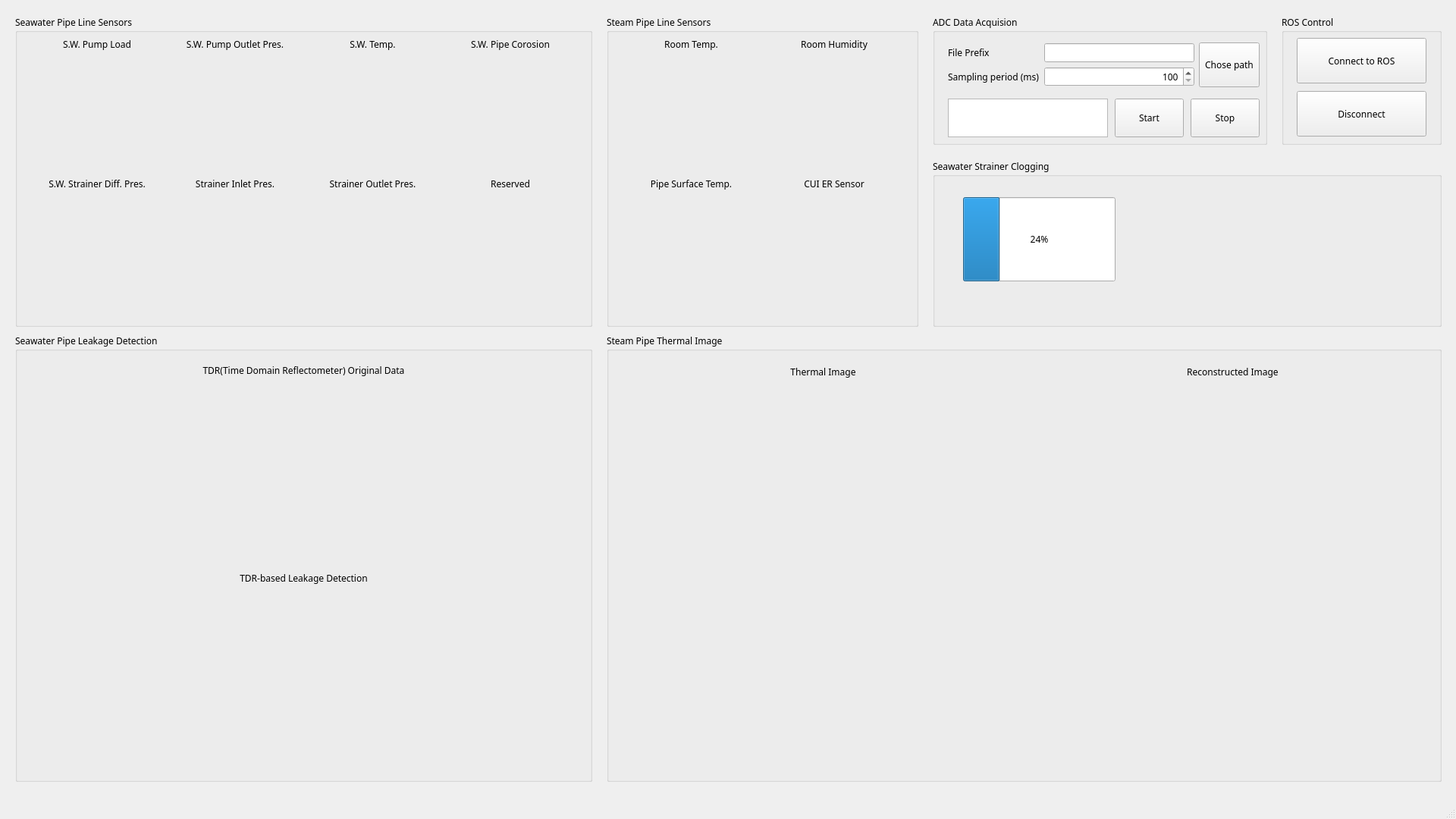
<?xml version="1.0" encoding="UTF-8"?>
<ui version="4.0">
 <class>MainWindow</class>
 <widget class="QMainWindow" name="MainWindow">
  <property name="geometry">
   <rect>
    <x>0</x>
    <y>0</y>
    <width>1920</width>
    <height>1080</height>
   </rect>
  </property>
  <property name="font">
   <font>
    <family>Adobe Heiti Std R</family>
    <pointsize>9</pointsize>
   </font>
  </property>
  <property name="windowTitle">
   <string>MainWindow</string>
  </property>
  <widget class="QWidget" name="centralwidget">
   <widget class="QGroupBox" name="SewaterPipeGroup">
    <property name="geometry">
     <rect>
      <x>20</x>
      <y>20</y>
      <width>761</width>
      <height>411</height>
     </rect>
    </property>
    <property name="title">
     <string>Seawater Pipe Line Sensors</string>
    </property>
    <widget class="QWidget" name="verticalLayoutWidget_4">
     <property name="geometry">
      <rect>
       <x>20</x>
       <y>30</y>
       <width>721</width>
       <height>361</height>
      </rect>
     </property>
     <layout class="QVBoxLayout" name="verticalLayout_4">
      <item>
       <layout class="QHBoxLayout" name="horizontalLayout">
        <item>
         <layout class="QVBoxLayout" name="verticalLayout" stretch="0,1">
          <item>
           <widget class="QLabel" name="label">
            <property name="font">
             <font>
              <pointsize>9</pointsize>
             </font>
            </property>
            <property name="text">
             <string>S.W. Pump Load</string>
            </property>
            <property name="alignment">
             <set>Qt::AlignCenter</set>
            </property>
           </widget>
          </item>
          <item>
           <widget class="AnalogGaugeWidget" name="gauge_widget_pump_load" native="true"/>
          </item>
         </layout>
        </item>
        <item>
         <layout class="QVBoxLayout" name="verticalLayout_2" stretch="0,1">
          <item>
           <widget class="QLabel" name="label_2">
            <property name="font">
             <font>
              <pointsize>9</pointsize>
             </font>
            </property>
            <property name="text">
             <string>S.W. Pump Outlet Pres.</string>
            </property>
            <property name="alignment">
             <set>Qt::AlignCenter</set>
            </property>
           </widget>
          </item>
          <item>
           <widget class="AnalogGaugeWidget" name="gauge_widget_pump_out_pres" native="true"/>
          </item>
         </layout>
        </item>
        <item>
         <layout class="QVBoxLayout" name="verticalLayout_3" stretch="0,1">
          <item>
           <widget class="QLabel" name="label_3">
            <property name="font">
             <font>
              <pointsize>9</pointsize>
             </font>
            </property>
            <property name="text">
             <string>S.W. Temp.</string>
            </property>
            <property name="alignment">
             <set>Qt::AlignCenter</set>
            </property>
           </widget>
          </item>
          <item>
           <widget class="AnalogGaugeWidget" name="gauge_widget_sw_temp" native="true"/>
          </item>
         </layout>
        </item>
        <item>
         <layout class="QVBoxLayout" name="verticalLayout_18" stretch="0,1">
          <item>
           <widget class="QLabel" name="label_21">
            <property name="font">
             <font>
              <pointsize>9</pointsize>
             </font>
            </property>
            <property name="text">
             <string>S.W. Pipe Corosion</string>
            </property>
            <property name="alignment">
             <set>Qt::AlignCenter</set>
            </property>
           </widget>
          </item>
          <item>
           <widget class="AnalogGaugeWidget" name="gauge_widget_pipe_corosion" native="true"/>
          </item>
         </layout>
        </item>
       </layout>
      </item>
      <item>
       <layout class="QHBoxLayout" name="horizontalLayout_2">
        <item>
         <layout class="QVBoxLayout" name="verticalLayout_5" stretch="0,1">
          <item>
           <widget class="QLabel" name="label_4">
            <property name="font">
             <font>
              <pointsize>9</pointsize>
             </font>
            </property>
            <property name="text">
             <string>S.W. Strainer Diff. Pres.</string>
            </property>
            <property name="alignment">
             <set>Qt::AlignCenter</set>
            </property>
           </widget>
          </item>
          <item>
           <widget class="AnalogGaugeWidget" name="gauge_widget_strainer_diff" native="true"/>
          </item>
         </layout>
        </item>
        <item>
         <layout class="QVBoxLayout" name="verticalLayout_6" stretch="0,1">
          <item>
           <widget class="QLabel" name="label_5">
            <property name="font">
             <font>
              <pointsize>9</pointsize>
             </font>
            </property>
            <property name="text">
             <string>Strainer Inlet Pres.</string>
            </property>
            <property name="alignment">
             <set>Qt::AlignCenter</set>
            </property>
           </widget>
          </item>
          <item>
           <widget class="AnalogGaugeWidget" name="gauge_widget_strainer_inlet_pres" native="true"/>
          </item>
         </layout>
        </item>
        <item>
         <layout class="QVBoxLayout" name="verticalLayout_7" stretch="0,1">
          <item>
           <widget class="QLabel" name="label_6">
            <property name="font">
             <font>
              <pointsize>9</pointsize>
             </font>
            </property>
            <property name="text">
             <string>Strainer Outlet Pres.</string>
            </property>
            <property name="alignment">
             <set>Qt::AlignCenter</set>
            </property>
           </widget>
          </item>
          <item>
           <widget class="AnalogGaugeWidget" name="gauge_widget_pipe_strainer_outlet_pres" native="true"/>
          </item>
         </layout>
        </item>
        <item>
         <layout class="QVBoxLayout" name="verticalLayout_19" stretch="0,1">
          <item>
           <widget class="QLabel" name="label_22">
            <property name="font">
             <font>
              <pointsize>9</pointsize>
             </font>
            </property>
            <property name="text">
             <string>Reserved</string>
            </property>
            <property name="alignment">
             <set>Qt::AlignCenter</set>
            </property>
           </widget>
          </item>
          <item>
           <widget class="AnalogGaugeWidget" name="gauge_widget_reserved" native="true"/>
          </item>
         </layout>
        </item>
       </layout>
      </item>
     </layout>
    </widget>
   </widget>
   <widget class="QGroupBox" name="SteamPipeGroup">
    <property name="geometry">
     <rect>
      <x>800</x>
      <y>20</y>
      <width>411</width>
      <height>411</height>
     </rect>
    </property>
    <property name="title">
     <string>Steam Pipe Line Sensors</string>
    </property>
    <widget class="QWidget" name="horizontalLayoutWidget">
     <property name="geometry">
      <rect>
       <x>20</x>
       <y>30</y>
       <width>371</width>
       <height>361</height>
      </rect>
     </property>
     <layout class="QHBoxLayout" name="horizontalLayout_3">
      <item>
       <layout class="QVBoxLayout" name="verticalLayout_13">
        <item>
         <layout class="QVBoxLayout" name="verticalLayout_9" stretch="0,1">
          <item>
           <widget class="QLabel" name="label_7">
            <property name="font">
             <font>
              <pointsize>9</pointsize>
             </font>
            </property>
            <property name="text">
             <string>Room Temp.</string>
            </property>
            <property name="alignment">
             <set>Qt::AlignCenter</set>
            </property>
           </widget>
          </item>
          <item>
           <widget class="AnalogGaugeWidget" name="gauge_widget_room_temp" native="true"/>
          </item>
         </layout>
        </item>
        <item>
         <layout class="QVBoxLayout" name="verticalLayout_10" stretch="0,1">
          <item>
           <widget class="QLabel" name="label_8">
            <property name="font">
             <font>
              <pointsize>9</pointsize>
             </font>
            </property>
            <property name="text">
             <string>Pipe Surface Temp.</string>
            </property>
            <property name="alignment">
             <set>Qt::AlignCenter</set>
            </property>
           </widget>
          </item>
          <item>
           <widget class="AnalogGaugeWidget" name="gauge_widget_pipe_surface_temp" native="true"/>
          </item>
         </layout>
        </item>
       </layout>
      </item>
      <item>
       <layout class="QVBoxLayout" name="verticalLayout_14">
        <item>
         <layout class="QVBoxLayout" name="verticalLayout_15" stretch="0,1">
          <item>
           <widget class="QLabel" name="label_15">
            <property name="font">
             <font>
              <pointsize>9</pointsize>
             </font>
            </property>
            <property name="text">
             <string>Room Humidity</string>
            </property>
            <property name="alignment">
             <set>Qt::AlignCenter</set>
            </property>
           </widget>
          </item>
          <item>
           <widget class="AnalogGaugeWidget" name="gauge_widget_room_humidity" native="true"/>
          </item>
         </layout>
        </item>
        <item>
         <layout class="QVBoxLayout" name="verticalLayout_16" stretch="0,1">
          <item>
           <widget class="QLabel" name="label_16">
            <property name="font">
             <font>
              <pointsize>9</pointsize>
             </font>
            </property>
            <property name="text">
             <string>CUI ER Sensor</string>
            </property>
            <property name="alignment">
             <set>Qt::AlignCenter</set>
            </property>
           </widget>
          </item>
          <item>
           <widget class="AnalogGaugeWidget" name="gauge_widget_room_cui_sensor" native="true"/>
          </item>
         </layout>
        </item>
       </layout>
      </item>
     </layout>
    </widget>
   </widget>
   <widget class="QGroupBox" name="groupBox">
    <property name="geometry">
     <rect>
      <x>20</x>
      <y>440</y>
      <width>761</width>
      <height>591</height>
     </rect>
    </property>
    <property name="title">
     <string>Seawater Pipe Leakage Detection</string>
    </property>
    <widget class="QWidget" name="verticalLayoutWidget_3">
     <property name="geometry">
      <rect>
       <x>20</x>
       <y>40</y>
       <width>721</width>
       <height>541</height>
      </rect>
     </property>
     <layout class="QVBoxLayout" name="verticalLayout_12">
      <item>
       <layout class="QVBoxLayout" name="verticalLayout_8" stretch="0,1">
        <item>
         <widget class="QLabel" name="label_9">
          <property name="text">
           <string>TDR(Time Domain Reflectometer) Original Data</string>
          </property>
          <property name="alignment">
           <set>Qt::AlignCenter</set>
          </property>
         </widget>
        </item>
        <item>
         <widget class="PlotWidget" name="plot_widget_tdr_original" native="true"/>
        </item>
       </layout>
      </item>
      <item>
       <layout class="QVBoxLayout" name="verticalLayout_11" stretch="0,1">
        <item>
         <widget class="QLabel" name="label_10">
          <property name="text">
           <string>TDR-based Leakage Detection</string>
          </property>
          <property name="alignment">
           <set>Qt::AlignCenter</set>
          </property>
         </widget>
        </item>
        <item>
         <widget class="PlotWidget" name="plot_widget_tdr_detection" native="true"/>
        </item>
       </layout>
      </item>
     </layout>
    </widget>
   </widget>
   <widget class="QGroupBox" name="groupBox_2">
    <property name="geometry">
     <rect>
      <x>800</x>
      <y>440</y>
      <width>1101</width>
      <height>591</height>
     </rect>
    </property>
    <property name="title">
     <string>Steam Pipe Thermal Image</string>
    </property>
    <widget class="QWidget" name="image_widget_thermal" native="true">
     <property name="geometry">
      <rect>
       <x>20</x>
       <y>80</y>
       <width>531</width>
       <height>401</height>
      </rect>
     </property>
     <property name="sizePolicy">
      <sizepolicy hsizetype="Preferred" vsizetype="Preferred">
       <horstretch>0</horstretch>
       <verstretch>0</verstretch>
      </sizepolicy>
     </property>
    </widget>
    <widget class="QWidget" name="image_widget_reconstructed" native="true">
     <property name="geometry">
      <rect>
       <x>560</x>
       <y>80</y>
       <width>531</width>
       <height>401</height>
      </rect>
     </property>
    </widget>
    <widget class="QLabel" name="label_11">
     <property name="geometry">
      <rect>
       <x>20</x>
       <y>40</y>
       <width>531</width>
       <height>21</height>
      </rect>
     </property>
     <property name="text">
      <string>Thermal Image</string>
     </property>
     <property name="alignment">
      <set>Qt::AlignCenter</set>
     </property>
    </widget>
    <widget class="QLabel" name="label_12">
     <property name="geometry">
      <rect>
       <x>560</x>
       <y>40</y>
       <width>531</width>
       <height>21</height>
      </rect>
     </property>
     <property name="text">
      <string>Reconstructed Image</string>
     </property>
     <property name="alignment">
      <set>Qt::AlignCenter</set>
     </property>
    </widget>
   </widget>
   <widget class="QGroupBox" name="groupBox_3">
    <property name="geometry">
     <rect>
      <x>1230</x>
      <y>20</y>
      <width>441</width>
      <height>171</height>
     </rect>
    </property>
    <property name="title">
     <string>ADC Data Acquision</string>
    </property>
    <widget class="QWidget" name="horizontalLayoutWidget_2">
     <property name="geometry">
      <rect>
       <x>20</x>
       <y>30</y>
       <width>411</width>
       <height>71</height>
      </rect>
     </property>
     <layout class="QHBoxLayout" name="horizontalLayout_4">
      <property name="topMargin">
       <number>6</number>
      </property>
      <property name="bottomMargin">
       <number>6</number>
      </property>
      <item>
       <layout class="QFormLayout" name="formLayout">
        <property name="labelAlignment">
         <set>Qt::AlignLeading|Qt::AlignLeft|Qt::AlignVCenter</set>
        </property>
        <property name="formAlignment">
         <set>Qt::AlignLeading|Qt::AlignLeft|Qt::AlignVCenter</set>
        </property>
        <item row="0" column="0">
         <widget class="QLabel" name="label_13">
          <property name="text">
           <string>File Prefix</string>
          </property>
         </widget>
        </item>
        <item row="0" column="1">
         <widget class="QLineEdit" name="edt_file_prefix"/>
        </item>
        <item row="1" column="0">
         <widget class="QLabel" name="label_14">
          <property name="text">
           <string>Sampling period (ms)</string>
          </property>
         </widget>
        </item>
        <item row="1" column="1">
         <widget class="QSpinBox" name="spinBox_sampling_period">
          <property name="alignment">
           <set>Qt::AlignRight|Qt::AlignTrailing|Qt::AlignVCenter</set>
          </property>
          <property name="minimum">
           <number>100</number>
          </property>
          <property name="maximum">
           <number>10000</number>
          </property>
          <property name="singleStep">
           <number>100</number>
          </property>
         </widget>
        </item>
       </layout>
      </item>
      <item>
       <widget class="QPushButton" name="pushButton_save_path">
        <property name="sizePolicy">
         <sizepolicy hsizetype="Minimum" vsizetype="Expanding">
          <horstretch>0</horstretch>
          <verstretch>0</verstretch>
         </sizepolicy>
        </property>
        <property name="text">
         <string>Chose path</string>
        </property>
       </widget>
      </item>
     </layout>
    </widget>
    <widget class="QPushButton" name="pushButton_acquisition_start">
     <property name="geometry">
      <rect>
       <x>240</x>
       <y>110</y>
       <width>91</width>
       <height>51</height>
      </rect>
     </property>
     <property name="text">
      <string>Start</string>
     </property>
    </widget>
    <widget class="QTextEdit" name="edt_save_file_name">
     <property name="geometry">
      <rect>
       <x>20</x>
       <y>110</y>
       <width>211</width>
       <height>51</height>
      </rect>
     </property>
     <property name="font">
      <font>
       <pointsize>9</pointsize>
      </font>
     </property>
     <property name="readOnly">
      <bool>false</bool>
     </property>
    </widget>
    <widget class="QPushButton" name="pushButton_acquisition_stop">
     <property name="geometry">
      <rect>
       <x>340</x>
       <y>110</y>
       <width>91</width>
       <height>51</height>
      </rect>
     </property>
     <property name="text">
      <string>Stop</string>
     </property>
    </widget>
   </widget>
   <widget class="QGroupBox" name="groupBox_4">
    <property name="geometry">
     <rect>
      <x>1690</x>
      <y>20</y>
      <width>211</width>
      <height>171</height>
     </rect>
    </property>
    <property name="title">
     <string>ROS Control</string>
    </property>
    <widget class="QPushButton" name="pushButton_disconnect">
     <property name="geometry">
      <rect>
       <x>20</x>
       <y>100</y>
       <width>171</width>
       <height>60</height>
      </rect>
     </property>
     <property name="text">
      <string>Disconnect</string>
     </property>
    </widget>
    <widget class="QPushButton" name="pushButton_connect_to_ros">
     <property name="geometry">
      <rect>
       <x>20</x>
       <y>30</y>
       <width>171</width>
       <height>60</height>
      </rect>
     </property>
     <property name="text">
      <string>Connect to ROS</string>
     </property>
    </widget>
   </widget>
   <widget class="QGroupBox" name="groupBox_5">
    <property name="geometry">
     <rect>
      <x>1230</x>
      <y>210</y>
      <width>671</width>
      <height>221</height>
     </rect>
    </property>
    <property name="title">
     <string>Seawater Strainer Clogging  </string>
    </property>
    <widget class="QProgressBar" name="progressBar_clogging">
     <property name="geometry">
      <rect>
       <x>40</x>
       <y>50</y>
       <width>201</width>
       <height>111</height>
      </rect>
     </property>
     <property name="value">
      <number>24</number>
     </property>
     <property name="alignment">
      <set>Qt::AlignBottom|Qt::AlignLeading|Qt::AlignLeft</set>
     </property>
     <property name="textVisible">
      <bool>true</bool>
     </property>
     <property name="orientation">
      <enum>Qt::Horizontal</enum>
     </property>
     <property name="invertedAppearance">
      <bool>false</bool>
     </property>
     <property name="textDirection">
      <enum>QProgressBar::BottomToTop</enum>
     </property>
    </widget>
   </widget>
  </widget>
  <widget class="QMenuBar" name="menubar">
   <property name="geometry">
    <rect>
     <x>0</x>
     <y>0</y>
     <width>1920</width>
     <height>26</height>
    </rect>
   </property>
  </widget>
  <widget class="QStatusBar" name="statusbar"/>
 </widget>
 <customwidgets>
  <customwidget>
   <class>AnalogGaugeWidget</class>
   <extends>QWidget</extends>
   <header>analoggaugewidget</header>
   <container>1</container>
  </customwidget>
  <customwidget>
   <class>PlotWidget</class>
   <extends>QWidget</extends>
   <header>pyqtgraph</header>
   <container>1</container>
  </customwidget>
 </customwidgets>
 <resources/>
 <connections/>
</ui>
